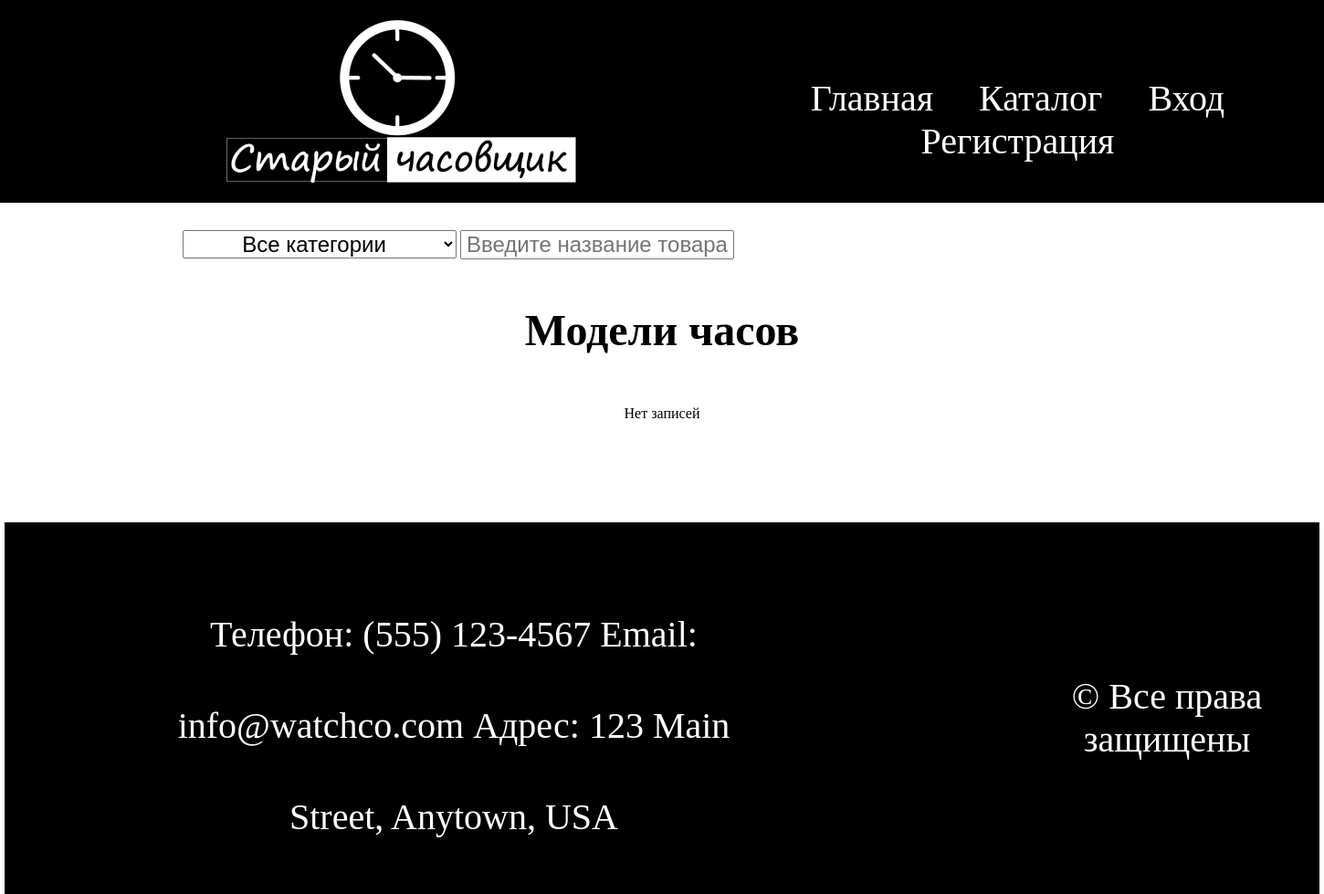
Before: /katalog/ with the older database file.
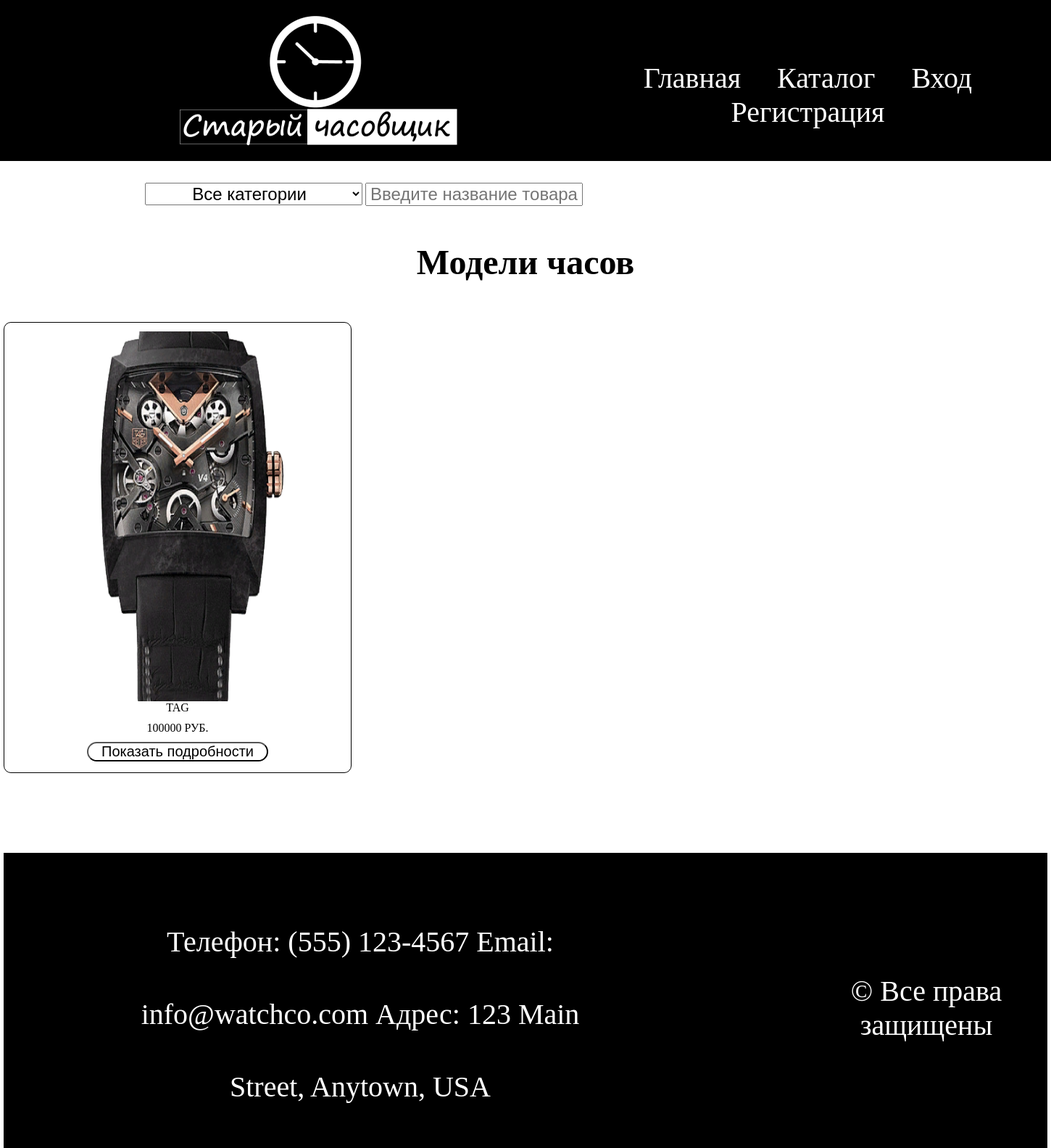
After: the same page with the newer database file.
### myapp/models.py (models this page shows, shortened)
class Clock(models.Model):
    SORT = {
            "new": "Новые",
            "popular": "Популярные",
            "Beggar": "Бюджетные",
        }
    photo = models.ImageField(upload_to="photos", default=None, blank=True, null=True, verbose_name="Фото")
    price = models.IntegerField()
    name = models.CharField('Наименование часов', max_length = 200)
    category = models.CharField(choices=SORT,max_length = 200)
    description = models.TextField(default='')
    class Meta:
        verbose_name = 'запись'
        verbose_name_plural = 'Записи'
    @property
    def photo_url(self):
        if self.photo and hasattr(self.photo, 'url'):
            return self.photo.url

### myapp/views.py (the view)
# urls.py: path('katalog/', katalog, name = "katalog"),
def katalog(request):
    clock = Clock.objects.all()
    return render(request, 'myapp/katalog.html', {'clock': clock})

### myapp/templates/myapp/katalog.html (shortened to what this page needs)
{% extends 'myapp/base.html' %}
{% load static %}
{% block content %}
<div class="search">
  <select id="category-filter">
    <option value="all">Все категории</option>
  </select>
  <input type="text" id="name-filter" placeholder="Введите название товара">
</div>
<div class="container">
  <div class="katalog">
    <h2 class="title">Модели часов</h2>
    <div class="katalog__blocks">
      {% if clock %}
      {% for el in clock %}
      <div class="katalog__blocks__tovar" data-category="{{el.category}}" data-name="{{el.name}}">
        <img src="{{el.photo_url}}" alt="">
        <p>{{el.name}}</p>
        <section>{{el.price}} РУБ.</section>
        <a href="{% url 'post_detail' el.id %}"> <button class="detail__info">Показать подробности</button></a>
      </div>
      {% endfor %}
      {% else %}
      <div class="container">
        <p class="not_found_notes">Нет записей</p>
      </div>
      {% endif %}
  </div>
</div>
{% endblock %}

Changed rows visible on the page:
added Clock: photo_url (picture), name "TAG", price "100000"
Other visible differences:
text no longer shown: "Нет записей"
